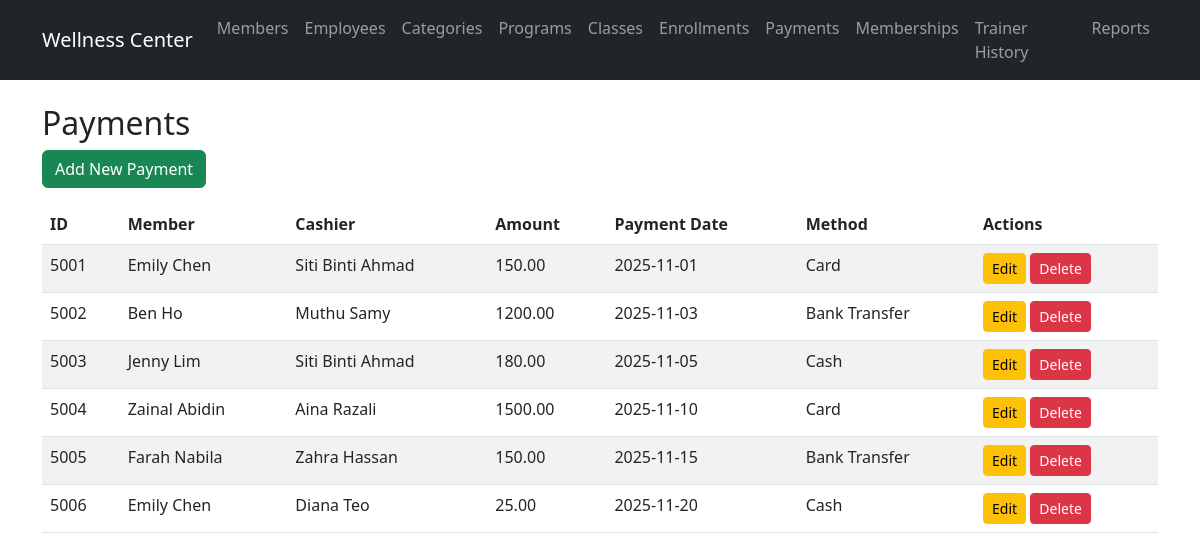
The page /routes/payments/view.php on the database its author committed.
### tables this page shows
CREATE TABLE `payment` (
  `payment_id` int(11) NOT NULL,
  `payment_date` date NOT NULL,
  `payment_amount` decimal(10,2) NOT NULL,
  `payment_method` varchar(30) DEFAULT NULL,
  `member_id` int(11) NOT NULL,
  `employee_id` int(11) NOT NULL
);

CREATE TABLE `member` (
  `member_id` int(11) NOT NULL,
  `member_name` varchar(100) NOT NULL,
  `member_ic` VARCHAR(12) NOT NULL,
  `member_contact` VARCHAR(20) NOT NULL,
  `gender` varchar(10) DEFAULT NULL,
  `date_of_birth` date DEFAULT NULL,
  `membership_status` varchar(20) DEFAULT NULL,
  `type_id` int(11) DEFAULT NULL
);

CREATE TABLE `employee` (
  `employee_id` int(11) NOT NULL,
  `employee_name` varchar(100) NOT NULL,
  `employee_ic` VARCHAR(12) NOT NULL,
  `employee_contact` VARCHAR(20) NOT NULL,
  `gender` varchar(10) DEFAULT NULL,
  `date_of_birth` date DEFAULT NULL,
  `date_working` date DEFAULT NULL,
  `employee_salary` decimal(10,2) DEFAULT NULL,
  `employee_type` enum('C','T') NOT NULL
);

### models/Payment.php (called while the page is built, shortened)
<?php
require_once __DIR__ . '/../config/database.php';
class Payment {
    public $pdo;
    public function __construct() {
        global $pdo;
        $this->pdo = $pdo;
    }
    public function getAll() {
        $stmt = $this->pdo->query("
            SELECT p.*, m.member_name, e.employee_name as cashier_name
            FROM payment p
            JOIN member m ON p.member_id = m.member_id
            JOIN employee e ON p.employee_id = e.employee_id
        ");
        return $stmt->fetchAll(PDO::FETCH_ASSOC);
    }
}
?>

### routes/payments/view.php (the view, shortened to what this page needs)
<?php
require_once '../../models/Payment.php';
$payment = new Payment();
$payments = $payment->getAll();
include '../../views/header.php';
?>
<h2>Payments</h2>
<a href="create.php" class="btn btn-success mb-3">Add New Payment</a>
<table class="table table-striped">
    <thead>
        <tr>
            <th>ID</th>
            <th>Member</th>
            <th>Cashier</th>
            <th>Amount</th>
            <th>Payment Date</th>
            <th>Method</th>
            <th>Actions</th>
        </tr>
    </thead>
    <tbody>
        <?php foreach ($payments as $p): ?>
        <tr>
            <td><?php echo $p['payment_id']; ?></td>
            <td><?php echo $p['member_name']; ?></td>
            <td><?php echo $p['cashier_name']; ?></td>
            <td><?php echo $p['payment_amount']; ?></td>
            <td><?php echo $p['payment_date']; ?></td>
            <td><?php echo $p['payment_method']; ?></td>
            <td>
                <a href="edit.php?id=<?php echo $p['payment_id']; ?>" class="btn btn-warning btn-sm">Edit</a>
                                <button type="button" class="btn btn-danger btn-sm" data-bs-toggle="modal" data-bs-target="#deleteModal" data-payment-id="<?php echo $p['payment_id']; ?>" data-payment-label="<?php echo htmlspecialchars($p['member_name'] . ' - ' . $p['payment_amount']); ?>">Delete</button>
            </td>
        </tr>
        <?php endforeach; ?>
    </tbody>
</table>
<?php include '../../views/footer.php'; ?>

### rows shown on the page
payment: payment_id "5001", member.member_name "Emily Chen", employee.employee_name "Siti Binti Ahmad", payment_amount "150.00", payment_date "2025-11-01", payment_method "Card"
payment: payment_id "5002", member.member_name "Ben Ho", employee.employee_name "Muthu Samy", payment_amount "1200.00", payment_date "2025-11-03", payment_method "Bank Transfer"
payment: payment_id "5003", member.member_name "Jenny Lim", employee.employee_name "Siti Binti Ahmad", payment_amount "180.00", payment_date "2025-11-05", payment_method "Cash"
payment: payment_id "5004", member.member_name "Zainal Abidin", employee.employee_name "Aina Razali", payment_amount "1500.00", payment_date "2025-11-10", payment_method "Card"
payment: payment_id "5005", member.member_name "Farah Nabila", employee.employee_name "Zahra Hassan", payment_amount "150.00", payment_date "2025-11-15", payment_method "Bank Transfer"
payment: payment_id "5006", member.member_name "Emily Chen", employee.employee_name "Diana Teo", payment_amount "25.00", payment_date "2025-11-20", payment_method "Cash"
